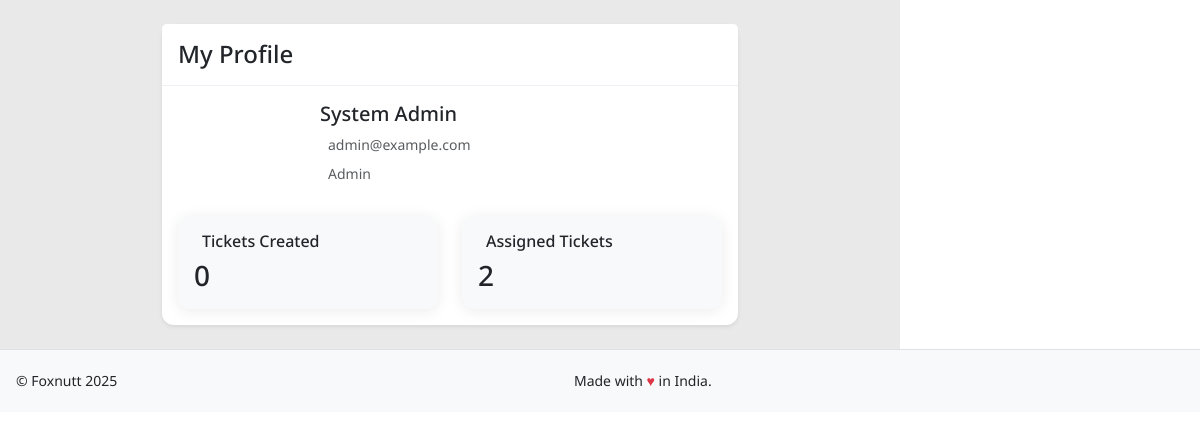
/profile/ (signed in), run on the app's committed database.
### tracker/models.py (models this page shows, shortened)
class UserDetail(AbstractBaseUser, PermissionsMixin):
    row_id = models.AutoField(primary_key=True)  # ✅ `row_id` is the primary key
    user_id = models.CharField(max_length=255, unique=True)
    user_name = models.CharField(max_length=255)
    is_email_verified = models.BooleanField(default=False)
    is_active = models.BooleanField(default=True)
    pagination = models.IntegerField(default=10)
    sorting = models.IntegerField(default=0)
    is_staff = models.BooleanField(default=False)
    is_superuser = models.BooleanField(default=False)
    role = models.ForeignKey(Role, on_delete=models.SET_NULL, null=True)
    objects = UserManager()
    USERNAME_FIELD = "user_id"
    REQUIRED_FIELDS = ["user_name"]
    class Meta:
        verbose_name = 'user'
        verbose_name_plural = 'users'
    groups = models.ManyToManyField(
        'auth.Group',
        verbose_name='groups',
        blank=True,
        related_name='userdetail_set',
        related_query_name='userdetail'
    )
    user_permissions = models.ManyToManyField(
        'auth.Permission',
        verbose_name='user permissions',
        blank=True,
        related_name='userdetail_set',
        related_query_name='userdetail'
    )

class Role(models.Model):
    ADMIN = 1
    MANAGER = 2
    CLIENT = 3
    EMPLOYEE = 4
    USER = 5
    STAFF = 6
    ROLE_CHOICES = [
        (ADMIN, 'Admin'),
        (MANAGER, 'Manager'),
        (CLIENT, 'Client'),
        (EMPLOYEE, 'Employee'),
        (USER, 'User'),
        (STAFF, 'Staff'),
    ]
    id = models.AutoField(primary_key=True)
    name = models.CharField(max_length=50, unique=True)
    class Meta:
        ordering = ['id']
        verbose_name_plural = 'Roles'
    def __str__(self):
        return self.name
    class Meta:
        permissions = [
            ("view_staff_dashboard", "Can view staff dashboard"),
            ("create_ticket", "Can create ticket"),
            ("view_ticket", "Can view ticket"),
            ("comment_ticket", "Can comment on ticket"),
            ("close_ticket", "Can close ticket"),
            ("view_org_tickets", "Can view organization tickets"),
        ]

### tracker/views.py (the view)
# urls.py: path('profile/', views.user_profile, name='profile'),
@login_required
def user_profile(request):
    user = request.user
    if request.method == 'POST':
        pass
    context = {
        'user': user,
        'title': 'My Profile'
    }
    return render(request, 'profile/user_profile.html', context)

### tracker/templates/profile/user_profile.html (shortened to what this page needs)
{% extends "shared/staff_base.html" %}
{% load static %}
{% block content %}
<div class="container-fluid py-4">
    <div class="row">
        <div class="col-md-8 mx-auto">
            <div class="card shadow-sm">
                <div class="card-header bg-white">
                    <h4 class="mb-0">My Profile</h4>
                </div>
                <div class="card-body">
                    <div class="row mb-4">
                        <div class="col-md-3">
                        </div>
                        <div class="col-md-9">
                            <h5>{{ user.user_name }}</h5>
                            <p class="text-muted mb-2">
                                {{ user.user_id }}
                            </p>
                            <p class="text-muted mb-2">
                                {{ user.role }}
                            </p>
                        </div>
                    </div>
                    <div class="row">
                        <div class="col-md-6">
                            <div class="card bg-light">
                                <div class="card-body">
                                    <h6 class="card-title">
                                        Tickets Created
                                    </h6>
                                    <h3 class="mb-0">{{ user.created_tickets.count }}</h3>
                                </div>
                            </div>
                        </div>
                        <div class="col-md-6">
                            <div class="card bg-light">
                                <div class="card-body">
                                    <h6 class="card-title">
                                        Assigned Tickets
                                    </h6>
                                    <h3 class="mb-0">{{ user.assigned_tickets.count }}</h3>
                                </div>
                            </div>
                        </div>
                    </div>
                </div>
            </div>
        </div>
    </div>
</div>
{% endblock %}

### tracker/static/assets/css/style.css (style rules this page uses)
html, body { min-height: 100%; }
body { margin: 0; font-family: 'Noto Sans', sans-serif; font-size: 14px; }
h1, h2, h3, h4, h5, h6 { font-family: 'Noto Sans', sans-serif; }
.main_bg { background: #fff; }

### tracker/templates/profile/user_profile.html (style rules this page uses)
.card { border: none; border-radius: 12px; box-shadow: 0 2px 15px rgba(0,0,0,0.08); }
.card-header { border-bottom: 1px solid #eef0f5; padding: 1rem; }
.bg-light { background-color: #f8f9fa !important; }

### data on the page
UserDetail: user_name "System Admin", user_id "admin@example.com", role "Admin", created_tickets.count "0", assigned_tickets.count "2"
